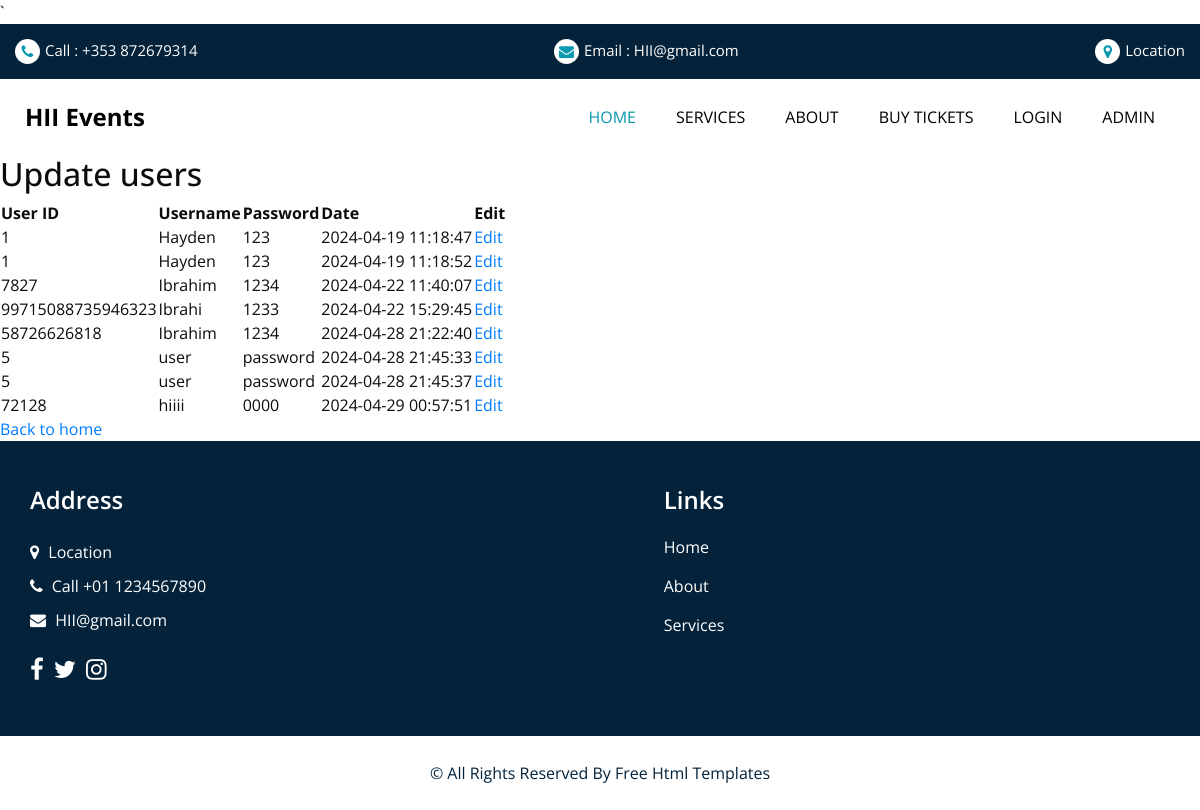
Page /admin.php (signed in) on the committed database.
### tables this page shows
CREATE TABLE `users` (
  `user_id` bigint(20) NOT NULL,
  `user_name` varchar(100) NOT NULL,
  `password` varchar(100) NOT NULL,
  `date` timestamp NOT NULL DEFAULT CURRENT_TIMESTAMP ON UPDATE CURRENT_TIMESTAMP
);

### admin.php (the view, shortened to what this page needs)
<?php
include("connection.php");
try {
    global $pdo;
    require 'layout/header.php';
    $sql = "SELECT * FROM users";
    $statement = $pdo->prepare($sql);
    $statement->execute();
    $result = $statement->fetchAll(PDO::FETCH_ASSOC);
} catch(PDOException $error) {
    echo "Error executing query: " . $error->getMessage();
}
?>
<h2>Update users</h2>
<table>
    <thead>
    <tr>
        <th>User ID</th>
        <th>Username</th>
        <th>Password</th>
        <th>Date</th>
        <th>Edit</th>
    </tr>
    </thead>
    <tbody>
    <?php foreach ($result as $row) : ?>
        <tr>
            <td><?php echo htmlspecialchars($row["user_id"]); ?></td>
            <td><?php echo htmlspecialchars($row["user_name"]); ?></td>
            <td><?php echo htmlspecialchars($row["password"]); ?></td>
            <td><?php echo htmlspecialchars($row["date"]); ?> </td>
            <td><a href="update-single.php?id=<?php echo htmlspecialchars($row["id"]); ?>">Edit</a></td>
        </tr>
    <?php endforeach; ?>
    </tbody>
</table>
<a href="index.php">Back to home</a>
<?php require "layout/footer.php"; ?>

### layout/header.php (shortened to what this page needs)
<!DOCTYPE html>
<html lang="en">
<head>
    <link rel="stylesheet" type="text/css" href="css/bootstrap.css" />
    <link rel="stylesheet" type="text/css" href="https://cdnjs.cloudflare.com/ajax/libs/OwlCarousel2/2.3.4/assets/owl.carousel.min.css" />
    <link href="css/font-awesome.min.css" rel="stylesheet" />
    <link href="css/style.css" rel="stylesheet" />
    <link href="css/responsive.css" rel="stylesheet" />
</head>
<body>
<header class="header_section">
    <div class="header_top">
        <div class="container-fluid">
            <div class="contact_nav">
                <a href="">
                    <i class="fa fa-phone" aria-hidden="true"></i>
                    <span>Call : +353 872679314</span>
                </a>
                <a href="">
                    <i class="fa fa-envelope" aria-hidden="true"></i>
                    <span>Email : HII@gmail.com</span>
                </a>
                <a href="">
                    <i class="fa fa-map-marker" aria-hidden="true"></i>
                    <span>Location</span>
                </a>
            </div>
        </div>
    </div>
    <div class="header_bottom">
        <div class="container-fluid">
            <nav class="navbar navbar-expand-lg custom_nav-container">
                <a class="navbar-brand" href="index.php">
                    <span>HII Events</span>
                </a>
                <div class="collapse navbar-collapse" id="navbarSupportedContent">
                    <ul class="navbar-nav">
                        <li class="nav-item active">
                            <a class="nav-link" href="index.php">Home <span class="sr-only">(current)</span></a>
                        </li>
                        <li class="nav-item">
                            <a class="nav-link" href="service.php">Services</a>
                        </li>
                        <li class="nav-item">
                            <a class="nav-link" href="about.php">About</a>
                        </li>
                        <li class="nav-item">
                            <a class="nav-link" href="EventPageManager.php">Buy Tickets</a>
                        </li>
                        <li class="nav-item">
                            <a class="nav-link" href="UserLogin.php">Login</a>
                        </li>
                        <li class="nav-item">
                            <a class="nav-link" href="admin.php">Admin</a>
                        </li>
                    </ul>
                </div>
            </nav>
        </div>
    </div>
</header>

### layout/footer.php (shortened to what this page needs)
<section class="info_section layout_padding2">
    <div class="container">
        <div class="row">
            <div class="col-md-6 col-lg-3 info_col">
                <div class="info_contact">
                    <h4>
                        Address
                    </h4>
                    <div class="contact_link_box">
                        <a href="">
                            <i class="fa fa-map-marker" aria-hidden="true"></i>
                            <span>
                  Location
                </span>
                        </a>
                        <a href="">
                            <i class="fa fa-phone" aria-hidden="true"></i>
                            <span>
                  Call +01 1234567890
                </span>
                        </a>
                        <a href="">
                            <i class="fa fa-envelope" aria-hidden="true"></i>
                            <span>
                  HII@gmail.com
                </span>
                        </a>
                    </div>
                </div>
                <div class="info_social">
                    <a href="">
                        <i class="fa fa-facebook" aria-hidden="true"></i>
                    </a>
                    <a href="">
                        <i class="fa fa-twitter" aria-hidden="true"></i>
                    </a>
                    <a href="">
                        <i class="fa fa-instagram" aria-hidden="true"></i>
                    </a>
                </div>
            </div>
            <div class="col-md-6 col-lg-2 mx-auto info_col">
                <div class="info_link_box">
                    <h4>
                        Links
                    </h4>
                    <div class="info_links">
                        <a class="active" href="index.php">
                            Home
                        </a>
                        <a class="" href="about.php">
                            About
                        </a>
                        <a class="" href="service.php">
                            Services
                        </a>
                    </div>
                </div>
            </div>
        </div>
</section>
</body>
</html>
<section class="footer_section">
    <div class="container">
        <p>
            &copy; <span id="displayYear"></span> All Rights Reserved By
            <a href="https://html.design/">Free Html Templates</a>
        </p>
    </div>
</section>

### css/style.css (style rules this page uses)
body { font-family: 'Open Sans', sans-serif; color: #0c0c0c; background-color: #ffffff; overflow-x: hidden; }
.layout_padding2 { padding: 75px 0; }
a, a:hover, a:focus { text-decoration: none; }
.header_section .header_top { padding: 15px 0; background-color: #04233b; }
.header_section .header_top .contact_nav { display: -webkit-box; display: -ms-flexbox; display: flex; -webkit-box-pack: justify; -ms-flex-pack: justify; justify-content: space-between; }
.header_section .header_top .contact_nav a { color: #ffffff; display: -webkit-box; display: -ms-flexbox; display: flex; font-size: 15px; }
.header_section .header_top .contact_nav a i { margin-right: 5px; border-radius: 100%; background-color: #ffffff; width: 25px; height: 25px; display: -webkit-box; display: -ms-flexbox; display: flex; -webkit-box-pack: center; -ms-flex-pack: center; justify-content: center; -webkit-box-align: center; -ms-flex-align: center; align-items: center; color: #0a97b0; }
.header_section .header_bottom { background-color: #ffffff; padding: 15px 0; }
.header_section .header_bottom .container-fluid { padding-right: 25px; padding-left: 25px; }
.navbar-brand span { font-weight: bold; font-size: 24px; color: #000000; }
.custom_nav-container { padding: 0; }
.custom_nav-container .navbar-nav { margin-left: auto; }
.custom_nav-container .navbar-nav .nav-item .nav-link { padding: 5px 20px; color: #000000; text-align: center; text-transform: uppercase; border-radius: 5px; -webkit-transition: all .3s; transition: all .3s; }
.custom_nav-container .navbar-nav .nav-item:hover .nav-link, .custom_nav-container .navbar-nav .nav-item.active .nav-link { color: #0a97b0; }
.info_section { background-color: #04233b; color: #ffffff; padding: 45px 0 15px 0; }
.info_section h4 { font-weight: 600; margin-bottom: 20px; }
.info_section .info_col { margin-bottom: 30px; }
.info_section .info_contact .contact_link_box { display: -webkit-box; display: -ms-flexbox; display: flex; -webkit-box-orient: vertical; -webkit-box-direction: normal; -ms-flex-direction: column; flex-direction: column; }
.info_section .info_contact .contact_link_box a { margin: 5px 0; color: #ffffff; }
.info_section .info_contact .contact_link_box a i { margin-right: 5px; }
.info_section .info_social { display: -webkit-box; display: -ms-flexbox; display: flex; margin-top: 20px; margin-bottom: 10px; }
.info_section .info_social a { display: -webkit-box; display: -ms-flexbox; display: flex; -webkit-box-pack: center; -ms-flex-pack: center; justify-content: center; -webkit-box-align: center; -ms-flex-align: center; align-items: center; color: #ffffff; border-radius: 100%; margin-right: 10px; font-size: 24px; }
.info_section .info_links { display: -webkit-box; display: -ms-flexbox; display: flex; -webkit-box-orient: vertical; -webkit-box-direction: normal; -ms-flex-direction: column; flex-direction: column; -ms-flex-wrap: wrap; flex-wrap: wrap; }
.info_section .info_links a { display: -webkit-box; display: -ms-flexbox; display: flex; -webkit-box-align: center; -ms-flex-align: center; align-items: center; margin-bottom: 15px; color: #ffffff; }
.footer_section { position: relative; background-color: #ffffff; text-align: center; }
.footer_section p { color: #04233b; padding: 25px 0; margin: 0; }
.footer_section p a { color: inherit; }

### css/responsive.css (style rules this page uses)
@media (min-width: 1200px) { .container { max-width: 1170px; } }

### rows in the picture
users: user "1", user_name "Hayden", password "123", date "2024-04-19 11:18:47"
users: user "1", user_name "Hayden", password "123", date "2024-04-19 11:18:52"
users: user "7827", user_name "Ibrahim", password "1234", date "2024-04-22 11:40:07"
users: user "99715088735946323", user_name "Ibrahi", password "1233", date "2024-04-22 15:29:45"
users: user "58726626818", user_name "Ibrahim", password "1234", date "2024-04-28 21:22:40"
users: user "5", user_name "user", password "password", date "2024-04-28 21:45:33"
users: user "5", user_name "user", password "password", date "2024-04-28 21:45:37"
users: user "72128", user_name "hiiii", password "0000", date "2024-04-29 00:57:51"
